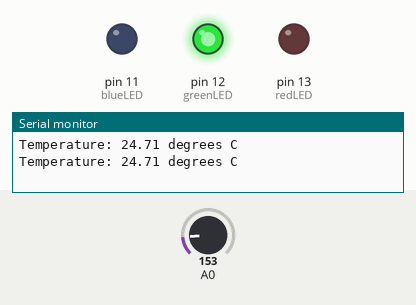
This sketch was run on a simulated Arduino Uno, built with avr-gcc and run on an emulated ATmega328P. Shown: output pins drawn as LEDs (lit = HIGH), the last lines printed to the serial monitor. The inputs (shaded band) are chosen by the test bench; at power-on: A0 = 153.

Above: at 1.8 s.
1.9 s: A0 set to 168
At 2.3 s:
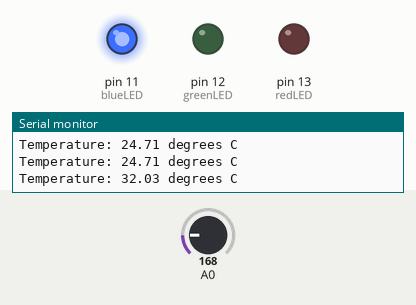
3.5 s: A0 set to 133
At 5.1 s:
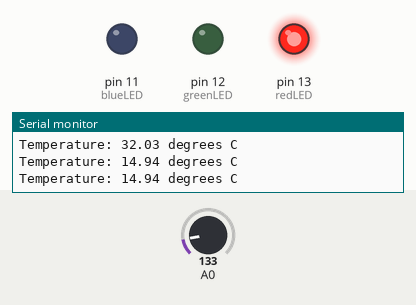
5.5 s: A0 set to 165
At 6.6 s:
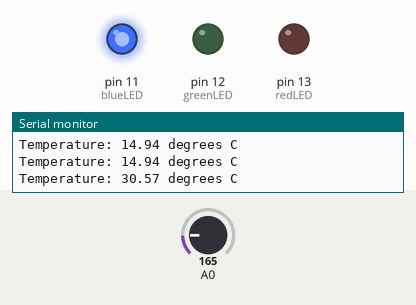
7.5 s: A0 set to 114
At 9.4 s:
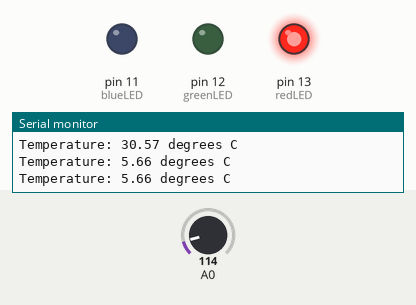
Timing chart, 0 to 10.5 s (numbered marks = the images above; inputs shaded):
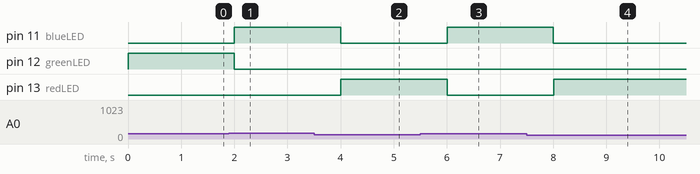

Measured:
- the behaviour switches between 155 and 156 on A0 (found by bisection; images 0 and 1)
- after the input at 1.9 s, pin 11 (blueLED): LOW → HIGH after 0.10 s; pin 12 (greenLED): HIGH → LOW after 0.10 s
- after the input at 3.5 s, pin 11 (blueLED): HIGH → LOW after 0.50 s; pin 13 (redLED): LOW → HIGH after 0.50 s
- after the input at 5.5 s, pin 11 (blueLED): LOW → HIGH after 0.51 s; pin 13 (redLED): HIGH → LOW after 0.51 s
- after the input at 7.5 s, pin 11 (blueLED): HIGH → LOW after 0.51 s; pin 13 (redLED): LOW → HIGH after 0.51 s

The sketch:

Tutorial_02b.ino
```cpp
/*
 exercise 2.1 - Climate Control Judge

 Created 14/04/2010 ---  By John Boxall --- http://tronixstuff.wordpress.com ---  CC by-sa v3.0 Share the love!

 Measures temperature with Analog Devices TMP36 and compares against minimum temperature to use a heater or air conditioner

 */
int redLED = 13; // define which colour LED is in which digital output
int greenLED = 12;
int blueLED = 11;
float voltage = 0; // set up some variables for temperature work
float sensor = 0;
float celsius = 0;
float heaterOn = 15; // it's ok to turn on the heater if the temperature is below this value
float airconOn = 26; // it's ok to turn on the air conditioner if the temperature is above this value
void setup()
{
  Serial.begin(9600);   // activate the serial output connection
  pinMode(redLED, OUTPUT);    // set the digital pins for LEDs to outputs
  pinMode(greenLED, OUTPUT);  // not necessary for analogue input pin
  pinMode(blueLED, OUTPUT);
}
void loop()
{
  digitalWrite(redLED, LOW);    // switch off the LEDs
  digitalWrite(greenLED, LOW);
  digitalWrite(blueLED, LOW);
  // read the temperature sensor and convert the result to degrees Celsius
  sensor = analogRead(0);       // TMP36 sensor output pin is connected to Arduino analogue pin 0
  voltage = (sensor*5000)/1024; // convert raw sensor value to millivolts
  voltage = voltage-500;        // remove voltage offset
  celsius = voltage/10;         // convert millivolts to Celsius
  // now decide if it is too hot or cold.
  Serial.print("Temperature: ");
  Serial.print(celsius,2);
  Serial.println(" degrees C");

  if (celsius>=airconOn)
  {
    digitalWrite(blueLED, HIGH); // ok to turn on the air conditioner
  }
  else if (celsius<=heaterOn)
  {
    digitalWrite(redLED, HIGH);
  }
  else
  {
    digitalWrite(greenLED, HIGH); // everything normal
  }
  delay(1000); // necessary to hold reading, otherwise the sketch runs too quickly and doesn't give the LEDs enough time to
  // power up before shutting them down again

}
```
